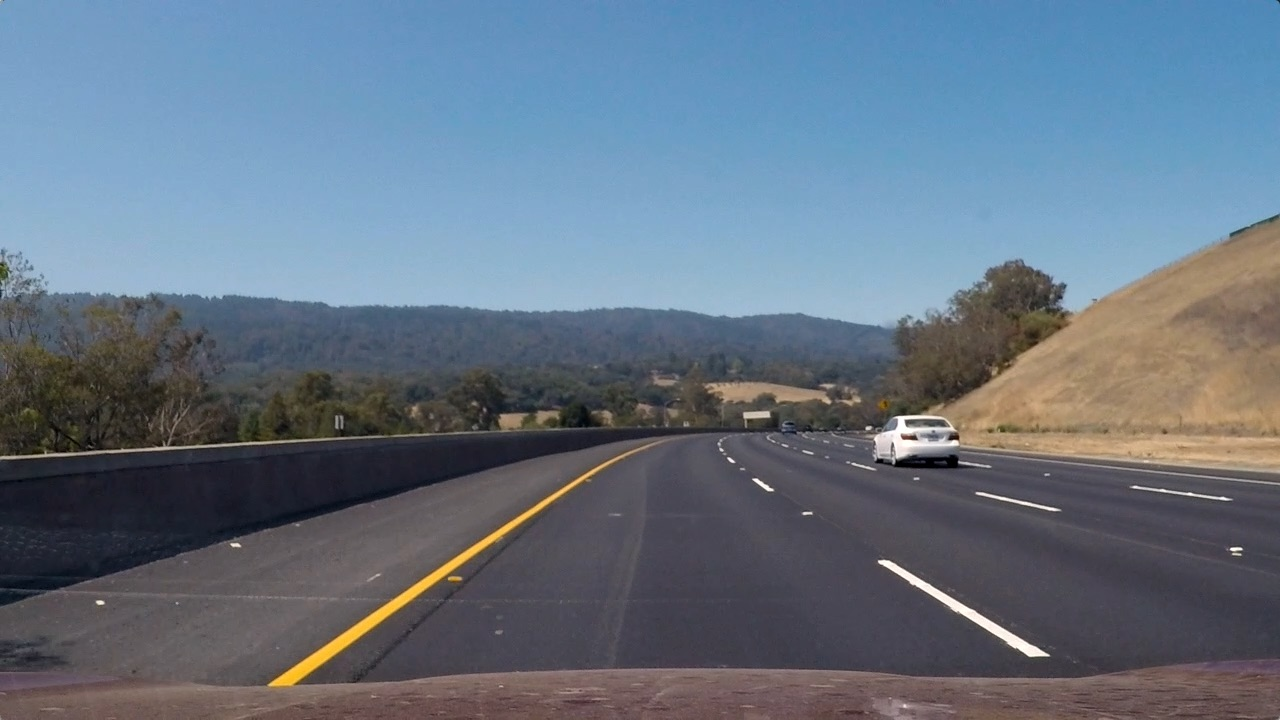
#> input picture test_images/5.jpg, 1280 x 720 px
$ python combined_thresh.py   (older library calls are emulated)
#> lines starting #> are read from the running program, lines starting #| are printed output that depends on the picture; after the words box and inside, x2 and y2 are one past the last pixel; in counts of white or black regions, pixels touching at a corner belong together
import numpy as np
import cv2
import matplotlib.pyplot as plt
import matplotlib.image as mpimg
import pickle


def abs_sobel_thresh(img, orient='x', thresh_min=20, thresh_max=100):
	"""
	Takes an image, gradient orientation, and threshold min/max values
	"""
	# Convert to grayscale
	gray = cv2.cvtColor(img, cv2.COLOR_RGB2GRAY)
	# Apply x or y gradient with the OpenCV Sobel() function
	# and take the absolute value
	if orient == 'x':
		abs_sobel = np.absolute(cv2.Sobel(gray, cv2.CV_64F, 1, 0))
	if orient == 'y':
		abs_sobel = np.absolute(cv2.Sobel(gray, cv2.CV_64F, 0, 1))
	# Rescale back to 8 bit integer
	scaled_sobel = np.uint8(255*abs_sobel/np.max(abs_sobel))
	# Create a copy and apply the threshold
	binary_output = np.zeros_like(scaled_sobel)
	# Here I'm using inclusive (>=, <=) thresholds, but exclusive is ok too
	binary_output[(scaled_sobel >= thresh_min) & (scaled_sobel <= thresh_max)] = 1

	# Return the result
	return binary_output

def mag_thresh(img, sobel_kernel=3, mag_thresh=(30, 100)):
	"""
	Return the magnitude of the gradient
	for a given sobel kernel size and threshold values
	"""
	# Convert to grayscale
	gray = cv2.cvtColor(img, cv2.COLOR_RGB2GRAY)
	# Take both Sobel x and y gradients
	sobelx = cv2.Sobel(gray, cv2.CV_64F, 1, 0, ksize=sobel_kernel)
	sobely = cv2.Sobel(gray, cv2.CV_64F, 0, 1, ksize=sobel_kernel)
	# Calculate the gradient magnitude
	gradmag = np.sqrt(sobelx**2 + sobely**2)
	# Rescale to 8 bit
	scale_factor = np.max(gradmag)/255
	gradmag = (gradmag/scale_factor).astype(np.uint8)
	# Create a binary image of ones where threshold is met, zeros otherwise
	binary_output = np.zeros_like(gradmag)
	binary_output[(gradmag >= mag_thresh[0]) & (gradmag <= mag_thresh[1])] = 1

	# Return the binary image
	return binary_output


def dir_threshold(img, sobel_kernel=3, thresh=(0, np.pi/2)):
	"""
	Return the direction of the gradient
	for a given sobel kernel size and threshold values
	"""
	# Convert to grayscale
	gray = cv2.cvtColor(img, cv2.COLOR_RGB2GRAY)
	# Calculate the x and y gradients
	sobelx = cv2.Sobel(gray, cv2.CV_64F, 1, 0, ksize=sobel_kernel)
	sobely = cv2.Sobel(gray, cv2.CV_64F, 0, 1, ksize=sobel_kernel)
	# Take the absolute value of the gradient direction,
	# apply a threshold, and create a binary image result
	absgraddir = np.arctan2(np.absolute(sobely), np.absolute(sobelx))
	binary_output =  np.zeros_like(absgraddir)
	binary_output[(absgraddir >= thresh[0]) & (absgraddir <= thresh[1])] = 1

	# Return the binary image
	return binary_output


def hls_thresh(img, thresh=(100, 255)):
	"""
	Convert RGB to HLS and threshold to binary image using S channel
	"""
	hls = cv2.cvtColor(img, cv2.COLOR_RGB2HLS)
	s_channel = hls[:,:,2]
	binary_output = np.zeros_like(s_channel)
	binary_output[(s_channel > thresh[0]) & (s_channel <= thresh[1])] = 1
	return binary_output


def combined_thresh(img):
	abs_bin = abs_sobel_thresh(img, orient='x', thresh_min=50, thresh_max=255)
	mag_bin = mag_thresh(img, sobel_kernel=3, mag_thresh=(50, 255))
	dir_bin = dir_threshold(img, sobel_kernel=15, thresh=(0.7, 1.3))
	hls_bin = hls_thresh(img, thresh=(170, 255))

	combined = np.zeros_like(dir_bin)
	combined[(abs_bin == 1 | ((mag_bin == 1) & (dir_bin == 1))) | hls_bin == 1] = 1

	return combined, abs_bin, mag_bin, dir_bin, hls_bin  # DEBUG


def main(file_name): # DEBUG
#> called with file_name = 'test_images/5.jpg'
	img_file = file_name
	img = mpimg.imread(img_file)
#> img is the input picture: shape (720, 1280, 3); mean R, G, B 101.1, 115.3, 130.7
	combined, abs_bin, mag_bin, dir_bin, hls_bin = combined_thresh(img)
#> in combined_thresh, `abs_bin = abs_sobel_thresh(img, orient='x', thresh_min=50, thresh_max=..`:
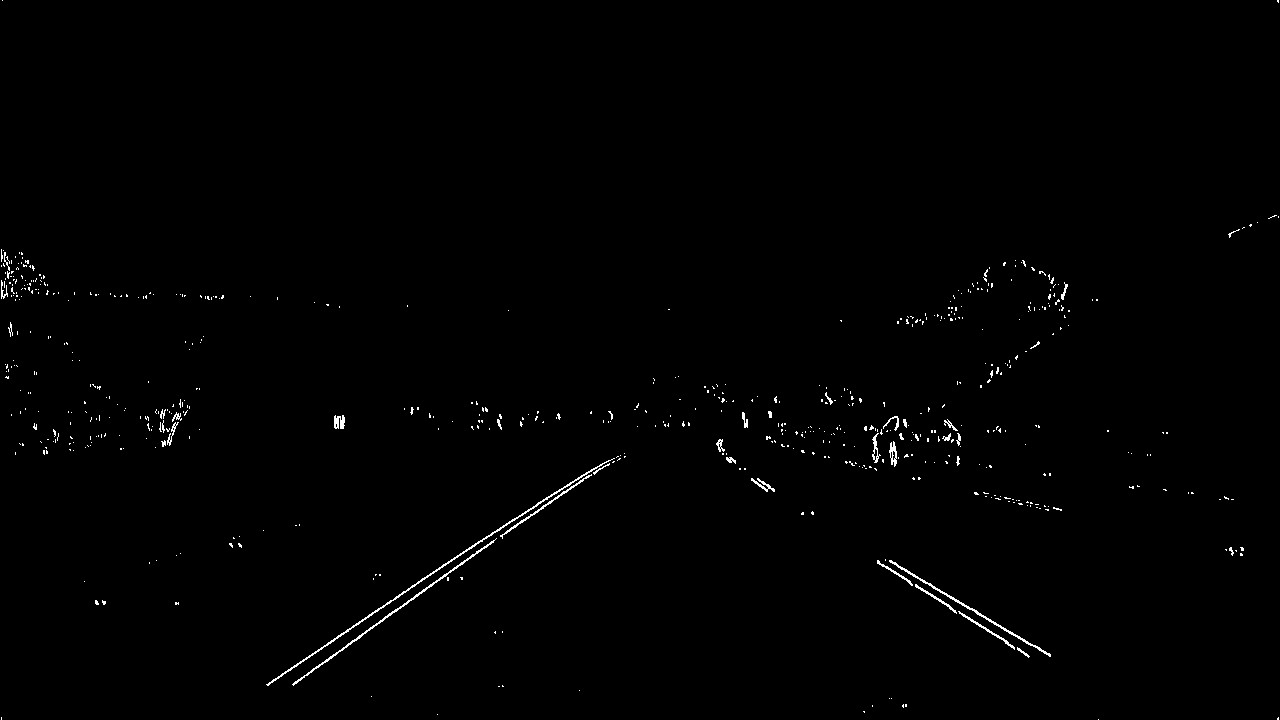
#> abs_bin: shape (720, 1280); values 0 (black) and 1 (white), 0.66% white in thin lines or dots
#> in mag_thresh, `scale_factor = np.max(gradmag)/255`: scale_factor = 3.19
#> in combined_thresh, `dir_bin = dir_threshold(img, sobel_kernel=15, thresh=(0.7, 1.3))`:
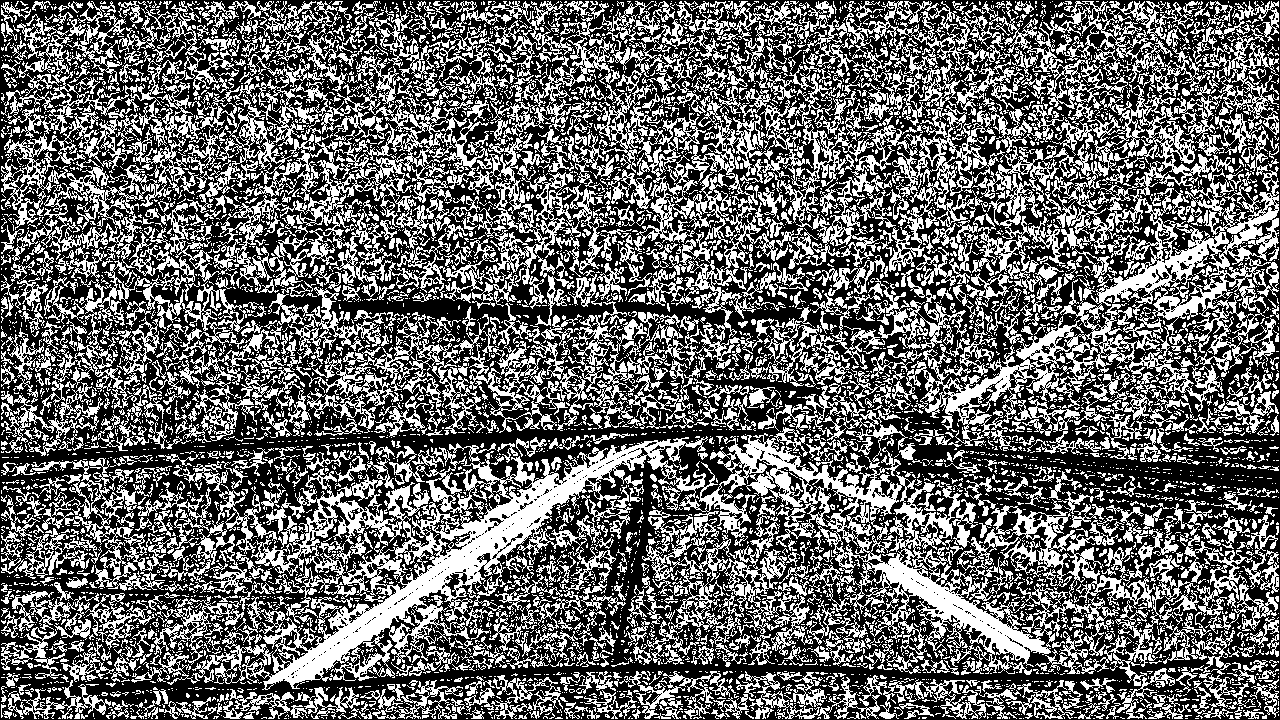
#> dir_bin: shape (720, 1280) float64; values 0 (black) and 1 (white), 40.6% white in thin lines or dots
#> in hls_thresh, `s_channel = hls[:,:,2]`:
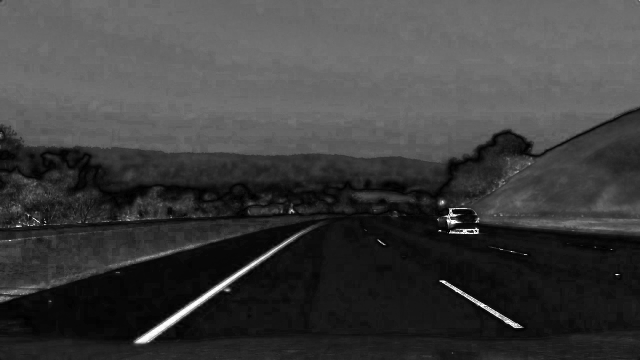
#> s_channel: shape (720, 1280) (shown at 1/2 size); min 0, max 255, mean 62.1
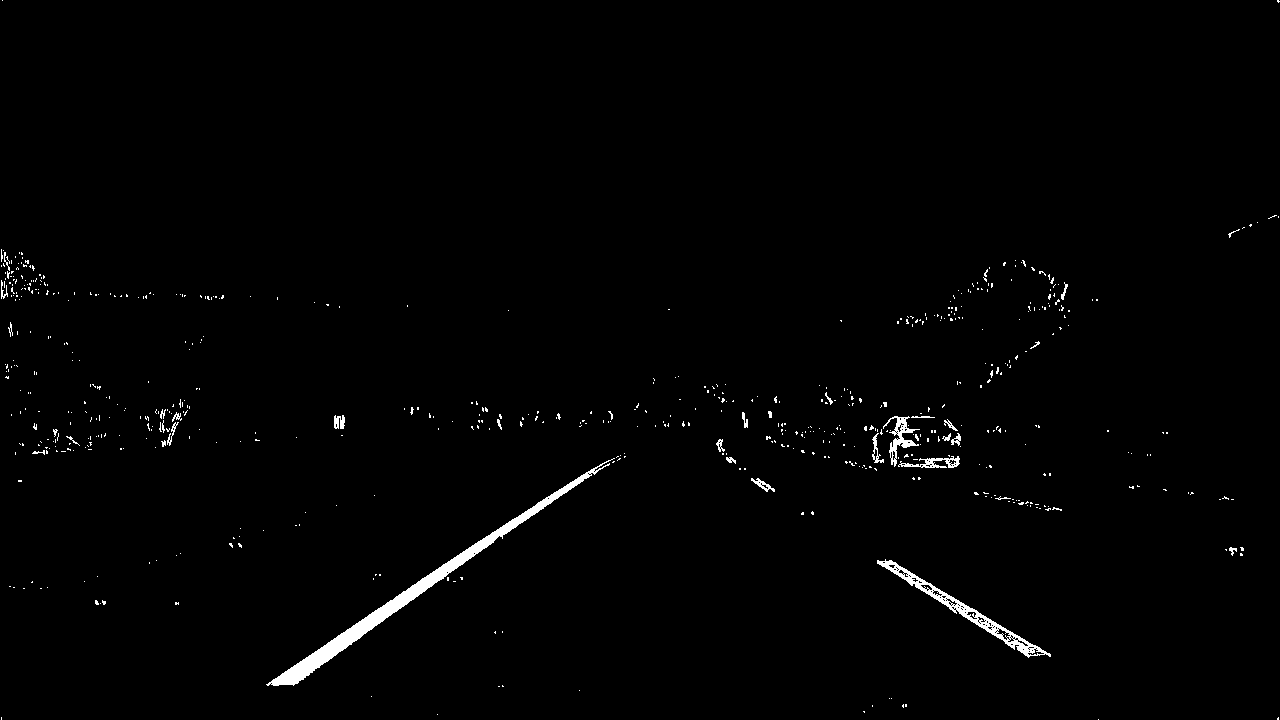
#> combined: shape (720, 1280) float64; values 0 (black) and 1 (white), 1.1% white; 617 white regions (584 under 20 px), largest, box (x1, y1, x2, y2) and area: (266, 458, 615, 686) 4257, (877, 559, 1051, 658) 1703, (883, 416, 920, 467) 517
	plt.figure('Combined')
	plt.subplot(2, 3, 1)
	plt.imshow(abs_bin, cmap='gray', vmin=0, vmax=1)
	plt.title('Abs')
	plt.subplot(2, 3, 2)
	plt.imshow(mag_bin, cmap='gray', vmin=0, vmax=1)
	plt.title('Mag')
	plt.subplot(2, 3, 3)
	plt.imshow(dir_bin, cmap='gray', vmin=0, vmax=1)
	plt.title('Dir')
	plt.subplot(2, 3, 4)
	plt.imshow(hls_bin, cmap='gray', vmin=0, vmax=1)
	plt.title('Hls')
	plt.subplot(2, 3, 5)
	plt.title('Original')
	plt.imshow(img)
	plt.subplot(2, 3, 6)
	plt.imshow(combined, cmap='gray', vmin=0, vmax=1)
	plt.title('Combined')
	plt.tight_layout()
	plt.show()

if __name__ == '__main__':
	main('test_images/5.jpg')

$ run again, with test_images/1.jpg copied over test_images/5.jpg
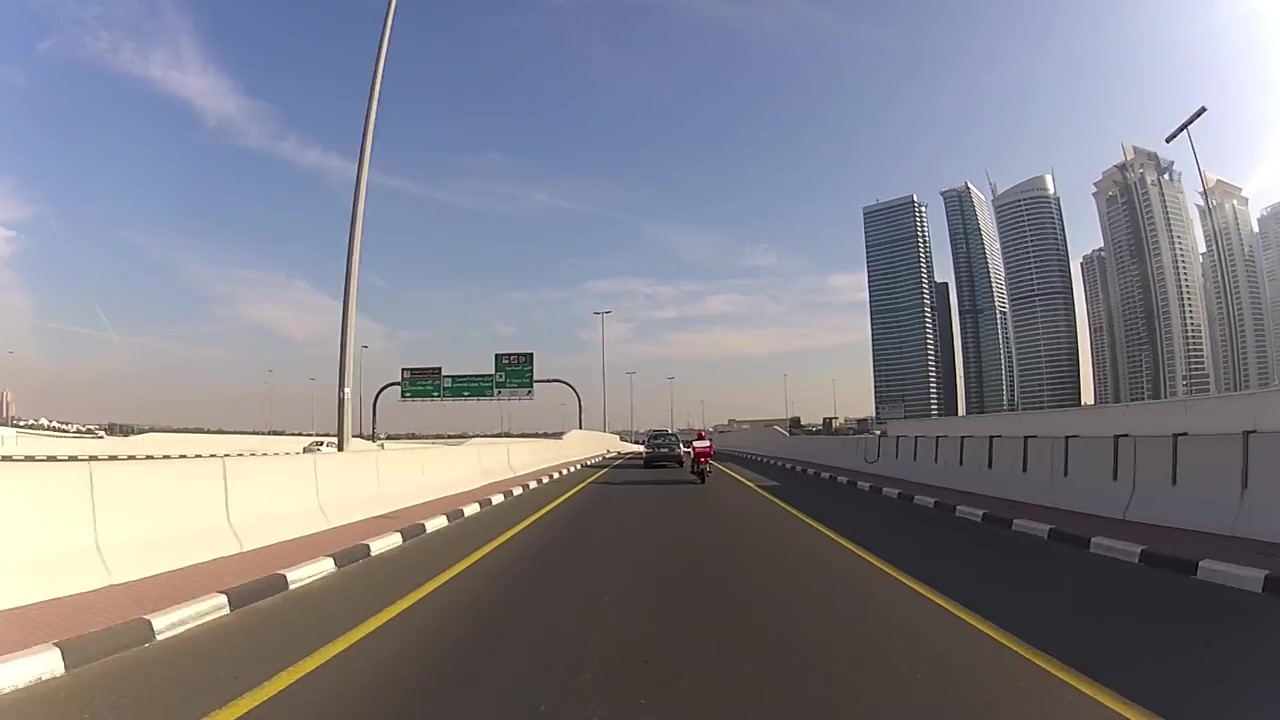
#> input picture test_images/1.jpg, 1280 x 720 px
#> in main, img is the input picture: shape (720, 1280, 3); mean R, G, B 129, 129.2, 137.7
#> in combined_thresh, `abs_bin = abs_sobel_thresh(img, orient='x', thresh_min=50, thresh_max=..`:
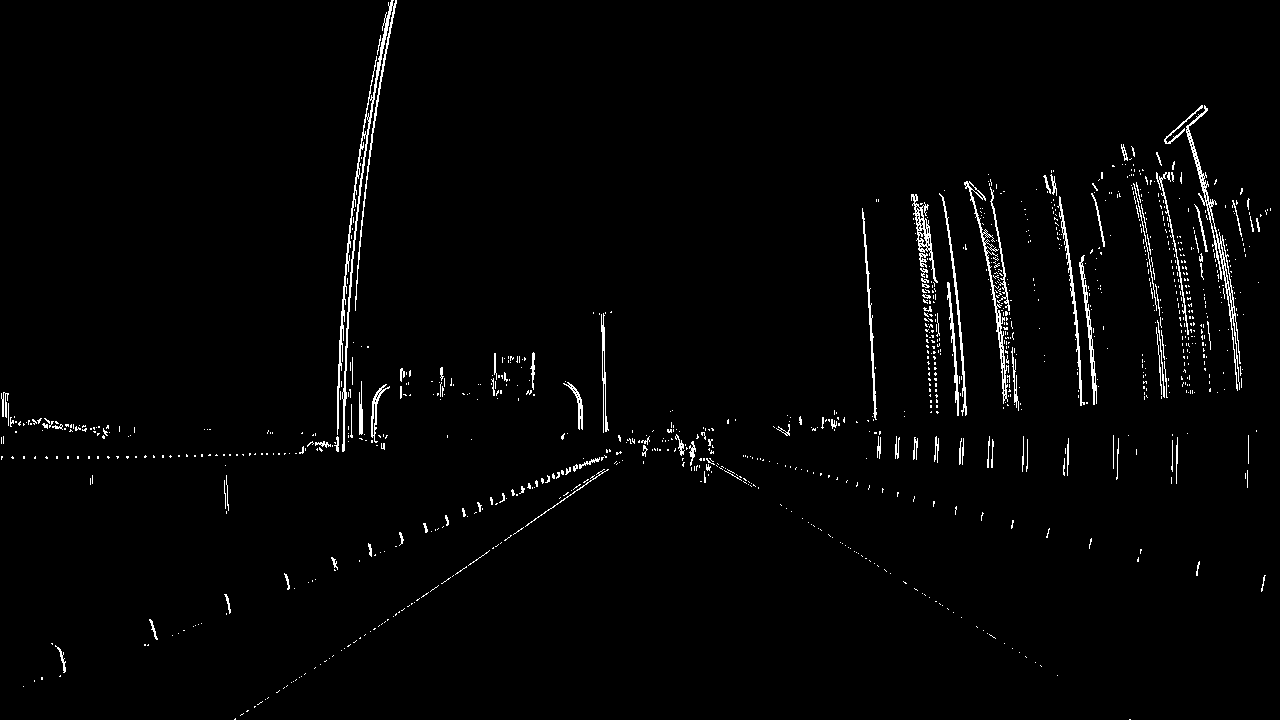
#> abs_bin: shape (720, 1280); values 0 (black) and 1 (white), 1.9% white in thin lines or dots
#> scale_factor = 3.75
#> mag_bin: shape (720, 1280); values 0 (black) and 1 (white), 5% white in thin lines or dots
#> dir_bin: shape (720, 1280) float64; values 0 (black) and 1 (white), 31.9% white; 6267 white regions (4860 under 20 px), largest, box (x1, y1, x2, y2) and area: (1, 445, 627, 719) 54198, (1, 1, 357, 385) 36621, (701, 455, 1172, 719) 19214
#> hls: shape (720, 1280, 3); mean of channels 0, 1, 2 80.8, 133.3, 59.2
#> hls_bin: shape (720, 1280); values 0 (black) and 1 (white), 7.8% white; 409 white regions (375 under 20 px), largest, box (x1, y1, x2, y2) and area: (0, 427, 515, 610) 51563, (1193, 0, 1280, 209) 11896, (508, 432, 607, 475) 1734
#> in main, `combined, abs_bin, mag_bin, dir_bin, hls_bin = combined_thresh(img)`:
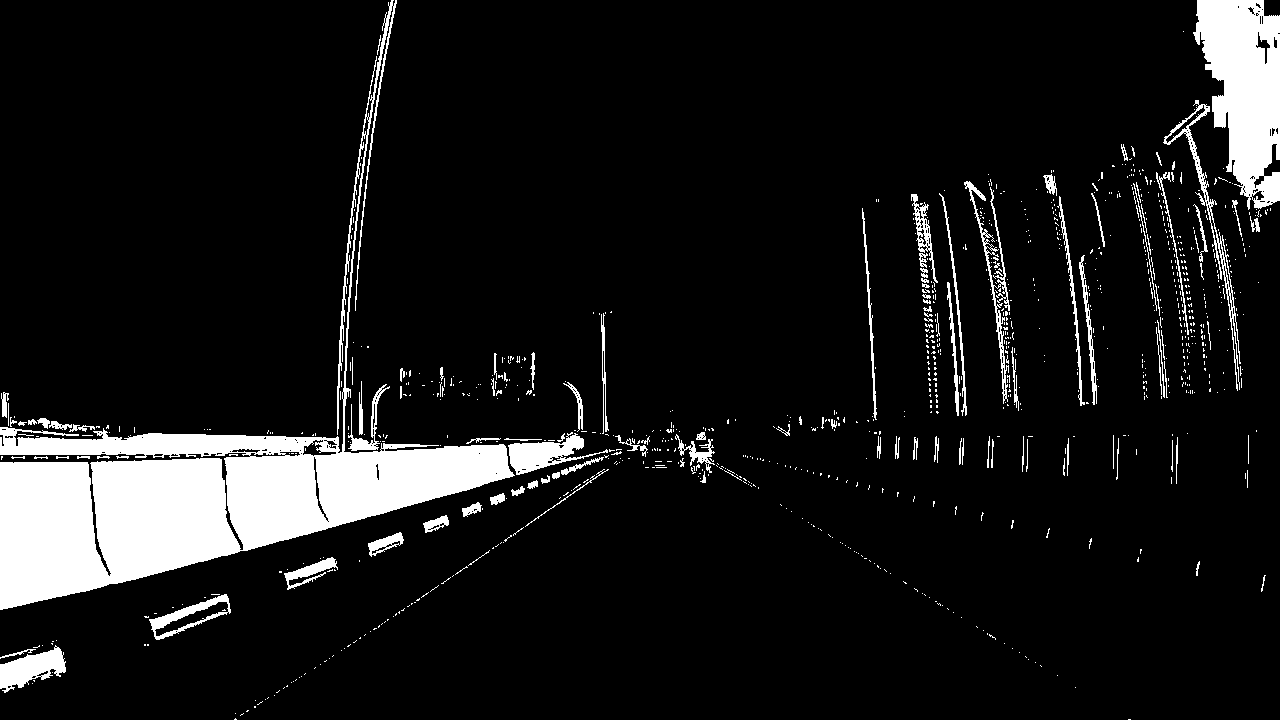
#> combined: shape (720, 1280) float64; values 0 (black) and 1 (white), 9.6% white; 1012 white regions (893 under 20 px), largest, box (x1, y1, x2, y2) and area: (0, 0, 515, 610) 54651, (1193, 0, 1280, 210) 11928, (508, 432, 608, 475) 1742
